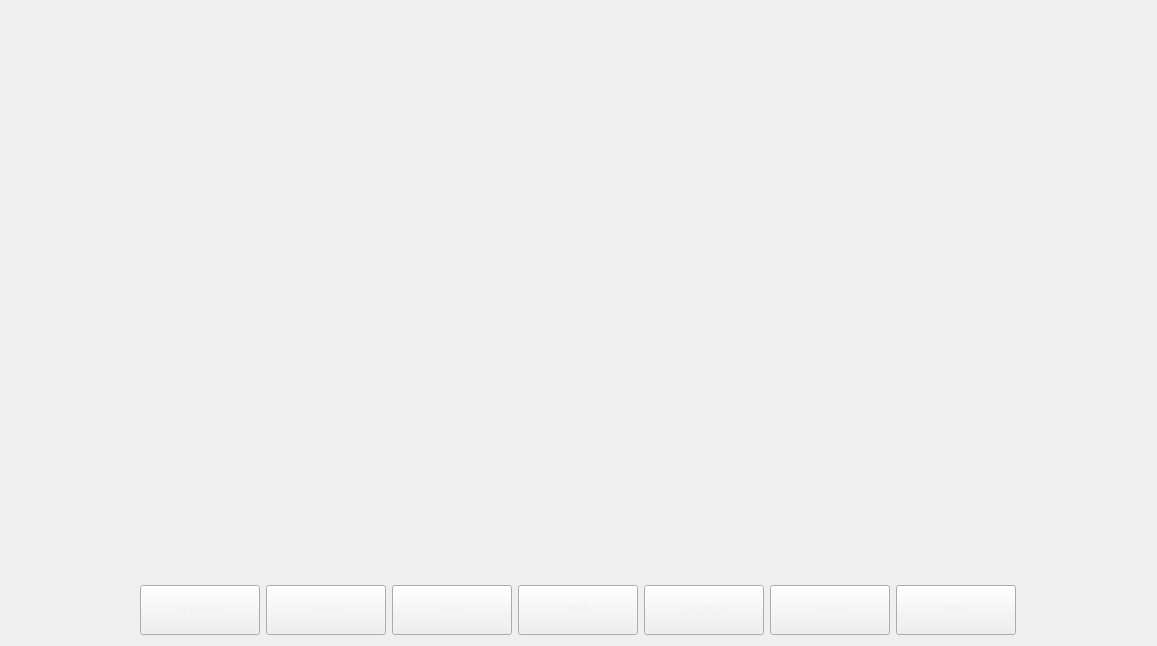
<?xml version="1.0" encoding="UTF-8"?>
<ui version="4.0">
 <class>QCResult</class>
 <widget class="QWidget" name="QCResult">
  <property name="geometry">
   <rect>
    <x>0</x>
    <y>0</y>
    <width>1157</width>
    <height>646</height>
   </rect>
  </property>
  <property name="windowTitle">
   <string>Form</string>
  </property>
  <layout class="QGridLayout" name="gridLayout" rowstretch="9,1">
   <item row="0" column="0">
    <layout class="QHBoxLayout" name="horizontalLayout">
     <item>
      <widget class="CusTableView" name="QCResultTable" native="true"/>
     </item>
    </layout>
   </item>
   <item row="1" column="0">
    <layout class="QHBoxLayout" name="horizontalLayout_2">
     <item>
      <widget class="QPushButton" name="ReJudgeBtn">
       <property name="minimumSize">
        <size>
         <width>0</width>
         <height>50</height>
        </size>
       </property>
       <property name="maximumSize">
        <size>
         <width>120</width>
         <height>16777215</height>
        </size>
       </property>
       <property name="styleSheet">
        <string notr="true">QPushButton{
font: 700 13pt &quot;Microsoft YaHei UI&quot;;
color: #F2F2F2;
border-image: url(:/resources/img/common/btnNomal.png);
padding: -1;}
QPushButton:pressed{
font: 700 13pt &quot;Microsoft YaHei UI&quot;;
color: #F2F2F2;
border-image: url(:/resources/img/common/btnClicked.png);
padding: -1;}
</string>
       </property>
       <property name="text">
        <string>重新判定</string>
       </property>
      </widget>
     </item>
     <item>
      <widget class="QPushButton" name="QueryBtn">
       <property name="minimumSize">
        <size>
         <width>0</width>
         <height>50</height>
        </size>
       </property>
       <property name="maximumSize">
        <size>
         <width>120</width>
         <height>16777215</height>
        </size>
       </property>
       <property name="styleSheet">
        <string notr="true">QPushButton{
font: 700 13pt &quot;Microsoft YaHei UI&quot;;
color: #F2F2F2;
border-image: url(:/resources/img/common/btnNomal.png);
padding: -1;}
QPushButton:pressed{
font: 700 13pt &quot;Microsoft YaHei UI&quot;;
color: #F2F2F2;
border-image: url(:/resources/img/common/btnClicked.png);
padding: -1;}
</string>
       </property>
       <property name="text">
        <string>查询</string>
       </property>
      </widget>
     </item>
     <item>
      <widget class="QPushButton" name="ExportBtn">
       <property name="minimumSize">
        <size>
         <width>0</width>
         <height>50</height>
        </size>
       </property>
       <property name="maximumSize">
        <size>
         <width>120</width>
         <height>16777215</height>
        </size>
       </property>
       <property name="styleSheet">
        <string notr="true">QPushButton{
font: 700 13pt &quot;Microsoft YaHei UI&quot;;
color: #F2F2F2;
border-image: url(:/resources/img/common/btnNomal.png);
padding: -1;}
QPushButton:pressed{
font: 700 13pt &quot;Microsoft YaHei UI&quot;;
color: #F2F2F2;
border-image: url(:/resources/img/common/btnClicked.png);
padding: -1;}
</string>
       </property>
       <property name="text">
        <string>导出</string>
       </property>
      </widget>
     </item>
     <item>
      <widget class="QPushButton" name="DetailBtn">
       <property name="minimumSize">
        <size>
         <width>0</width>
         <height>50</height>
        </size>
       </property>
       <property name="maximumSize">
        <size>
         <width>120</width>
         <height>16777215</height>
        </size>
       </property>
       <property name="styleSheet">
        <string notr="true">QPushButton{
font: 700 13pt &quot;Microsoft YaHei UI&quot;;
color: #F2F2F2;
border-image: url(:/resources/img/common/btnNomal.png);
padding: -1;}
QPushButton:pressed{
font: 700 13pt &quot;Microsoft YaHei UI&quot;;
color: #F2F2F2;
border-image: url(:/resources/img/common/btnClicked.png);
padding: -1;}
</string>
       </property>
       <property name="text">
        <string>详情</string>
       </property>
      </widget>
     </item>
     <item>
      <widget class="QPushButton" name="LISBtn">
       <property name="minimumSize">
        <size>
         <width>0</width>
         <height>50</height>
        </size>
       </property>
       <property name="maximumSize">
        <size>
         <width>120</width>
         <height>16777215</height>
        </size>
       </property>
       <property name="styleSheet">
        <string notr="true">QPushButton{
font: 700 13pt &quot;Microsoft YaHei UI&quot;;
color: #F2F2F2;
border-image: url(:/resources/img/common/btnNomal.png);
padding: -1;}
QPushButton:pressed{
font: 700 13pt &quot;Microsoft YaHei UI&quot;;
color: #F2F2F2;
border-image: url(:/resources/img/common/btnClicked.png);
padding: -1;}
</string>
       </property>
       <property name="text">
        <string>LIS发送</string>
       </property>
      </widget>
     </item>
     <item>
      <widget class="QPushButton" name="PrintBtn">
       <property name="minimumSize">
        <size>
         <width>0</width>
         <height>50</height>
        </size>
       </property>
       <property name="maximumSize">
        <size>
         <width>120</width>
         <height>16777215</height>
        </size>
       </property>
       <property name="styleSheet">
        <string notr="true">QPushButton{
font: 700 13pt &quot;Microsoft YaHei UI&quot;;
color: #F2F2F2;
border-image: url(:/resources/img/common/btnNomal.png);
padding: -1;}
QPushButton:pressed{
font: 700 13pt &quot;Microsoft YaHei UI&quot;;
color: #F2F2F2;
border-image: url(:/resources/img/common/btnClicked.png);
padding: -1;}
</string>
       </property>
       <property name="text">
        <string>打印</string>
       </property>
      </widget>
     </item>
     <item>
      <widget class="QPushButton" name="DeleteBtn">
       <property name="minimumSize">
        <size>
         <width>0</width>
         <height>50</height>
        </size>
       </property>
       <property name="maximumSize">
        <size>
         <width>120</width>
         <height>16777215</height>
        </size>
       </property>
       <property name="styleSheet">
        <string notr="true">QPushButton{
font: 700 13pt &quot;Microsoft YaHei UI&quot;;
color: #F2F2F2;
border-image: url(:/resources/img/common/btnNomal.png);
padding: -1;}
QPushButton:pressed{
font: 700 13pt &quot;Microsoft YaHei UI&quot;;
color: #F2F2F2;
border-image: url(:/resources/img/common/btnClicked.png);
padding: -1;}
</string>
       </property>
       <property name="text">
        <string>删除</string>
       </property>
      </widget>
     </item>
    </layout>
   </item>
  </layout>
 </widget>
 <customwidgets>
  <customwidget>
   <class>CusTableView</class>
   <extends>QWidget</extends>
   <header location="global">CusTableView.h</header>
   <container>1</container>
  </customwidget>
 </customwidgets>
 <resources/>
 <connections/>
</ui>
